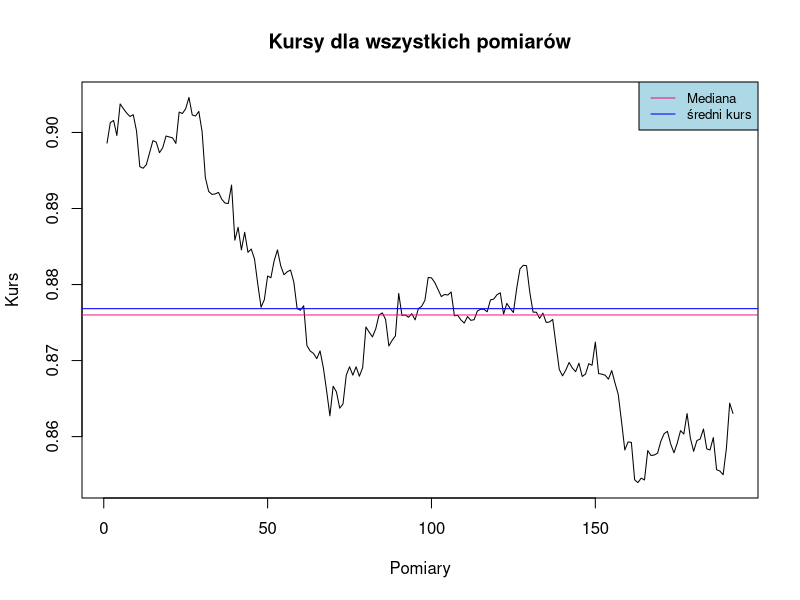
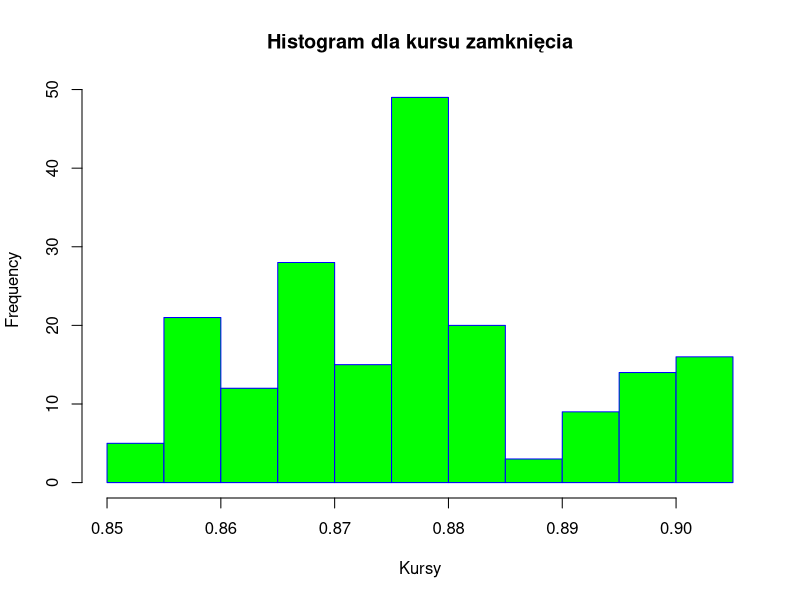
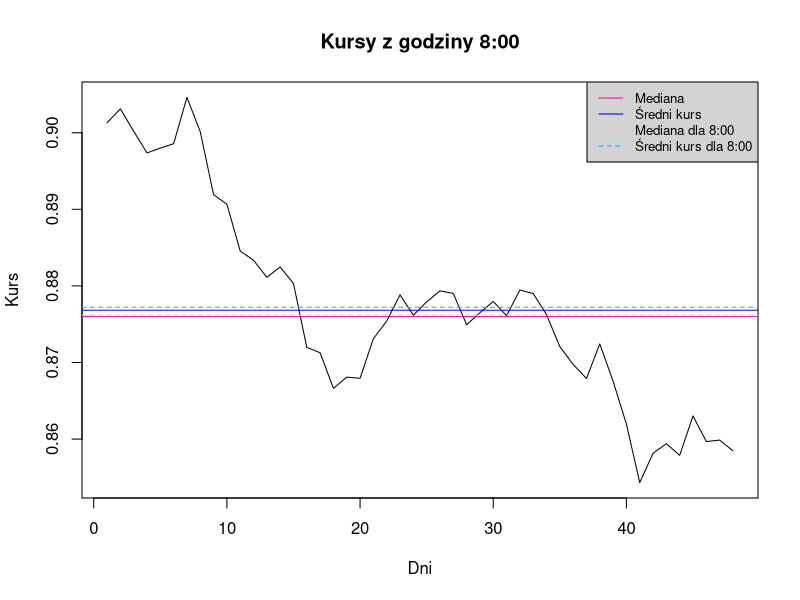
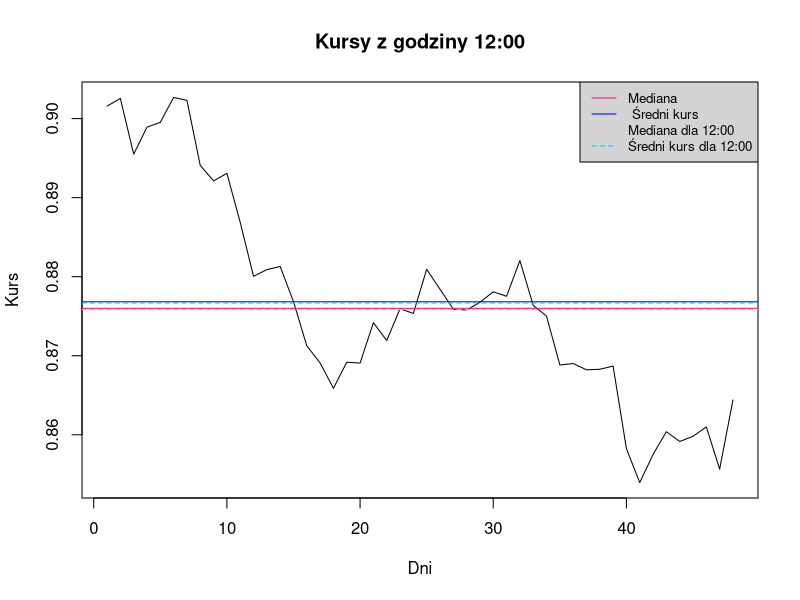
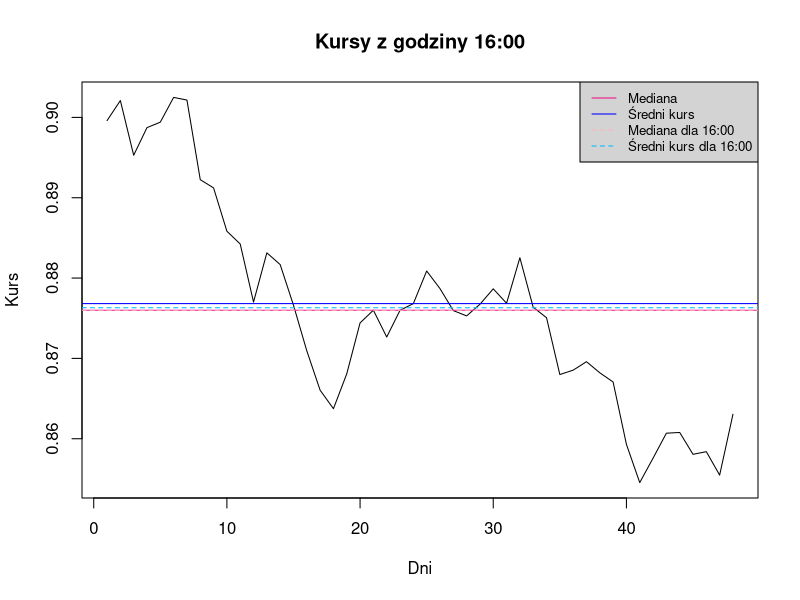
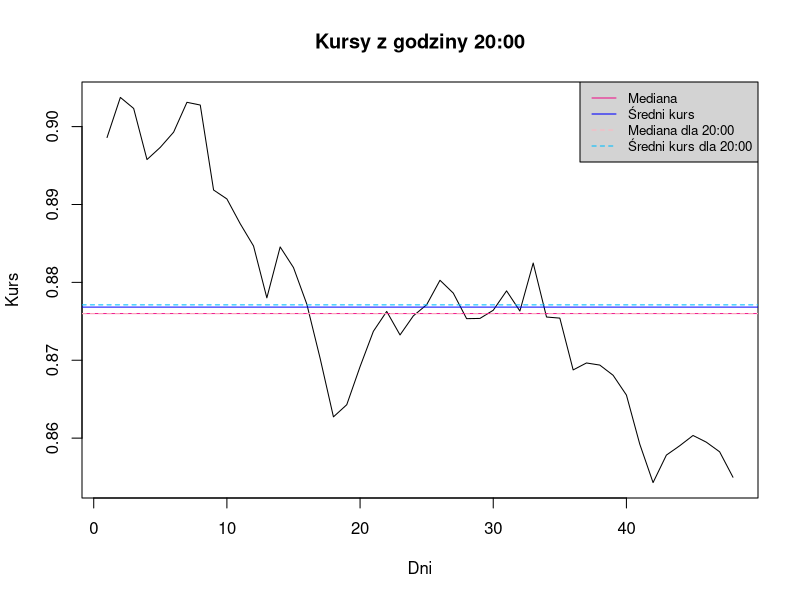
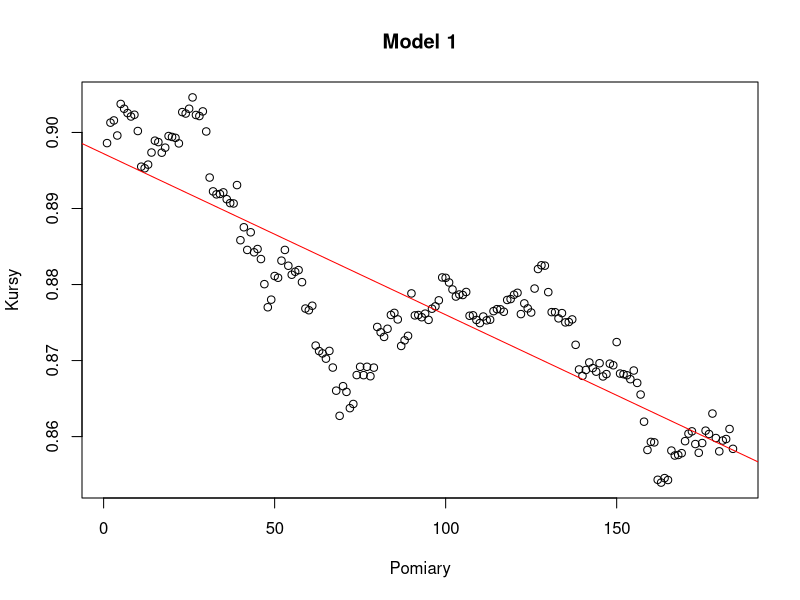
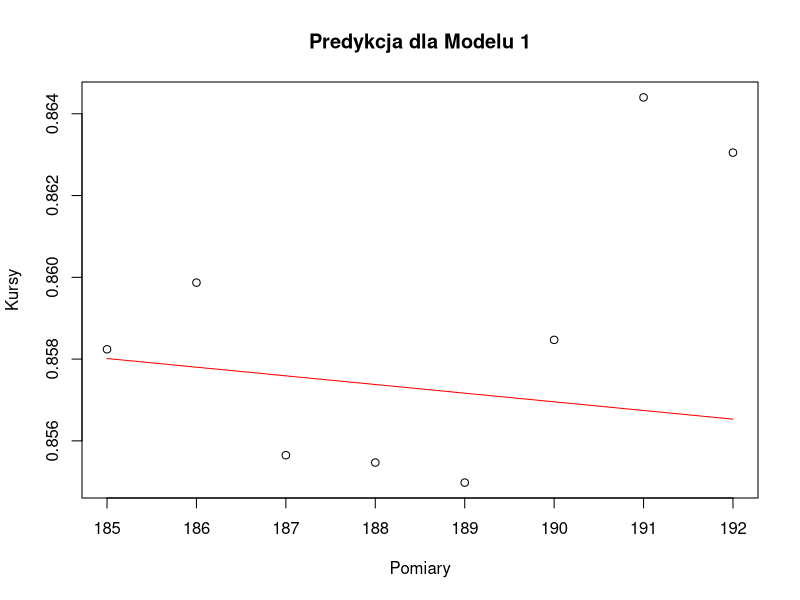

Generate these figures, in order, with R:
## ---- chunk 1
options(max.print = 99999999) 
d<-read.csv2(file="EURGBP.csv", header = TRUE, sep = ";", dec = ".")
d8<-d[d$godzina==80000,]
d12<-d[d$godzina==120000,]
d16<-d[d$godzina==160000,]
d20<-d[d$godzina==200000,]
## ---- chunk 2
summary(d$otwarcie)

## ---- chunk 3
summary(d$zamkniecie)
## ---- chunk 4
plot(1:nrow(d),d$zamkniecie,type = "l",xlab = "Pomiary",ylab = "Kurs",main = "Kursy dla wszystkich pomiarów",col="black")
abline(h=mean(d$zamkniecie),lty=1, col="blue")
abline(h=median(d$zamkniecie),lty=1, col="deeppink2")
legend("topright", legend=c("Mediana", "średni kurs"),
       col=c("deeppink2","blue"), lty=1, cex=0.8,bg='lightblue')
## ---- chunk 5

hist(d$zamkniecie, 
     main="Histogram dla kursu zamknięcia", 
     xlab="Kursy", 
     border="blue", 
     col="green")
## ---- chunk 6
plot(1:nrow(d8),d8$zamkniecie,type = "l",xlab = "Dni",ylab = "Kurs",main = "Kursy z godziny 8:00",col="black")
abline(h=mean(d$zamkniecie),lty=1, col="blue")
abline(h=mean(d8$zamkniecie),lty=2, col="deepskyblue")
abline(h=median(d$zamkniecie),lty=1, col="deeppink2")
abline(h=median(d8$zamkniecie),lty=2, col="lightpink")
legend("topright", legend=c("Mediana", "Średni kurs","Mediana dla 8:00","Średni kurs dla 8:00"),col=c("deeppink2","blue","lightpink","deepskyblue"), lty=c(1,1,2,2), cex=0.8,bg='lightgrey')
## ---- chunk 7
plot(1:nrow(d12),d12$zamkniecie,type = "l",xlab = "Dni",ylab = "Kurs",main = "Kursy z godziny 12:00",col="black")
abline(h=mean(d$zamkniecie),lty=1, col="blue")
abline(h=mean(d12$zamkniecie),lty=2, col="deepskyblue")
abline(h=median(d$zamkniecie),lty=1, col="deeppink2")
abline(h=median(d12$zamkniecie),lty=2, col="lightpink")
legend("topright", legend=c("Mediana", " Średni kurs","Mediana dla 12:00","Średni kurs dla 12:00"),col=c("deeppink2","blue","lightpink","deepskyblue"), lty=c(1,1,2,2), cex=0.8,bg='lightgrey')
## ---- chunk 8
plot(1:nrow(d16),d16$zamkniecie,type = "l",xlab = "Dni",ylab = "Kurs",main = "Kursy z godziny 16:00",col="black")
abline(h=mean(d$zamkniecie),lty=1, col="blue")
abline(h=mean(d16$zamkniecie),lty=2, col="deepskyblue")
abline(h=median(d$zamkniecie),lty=1, col="deeppink2")
abline(h=median(d16$zamkniecie),lty=2, col="lightpink")
legend("topright", legend=c("Mediana", "Średni kurs","Mediana dla 16:00","Średni kurs dla 16:00"),col=c("deeppink2","blue","lightpink","deepskyblue"), lty=c(1,1,2,2), cex=0.8,bg='lightgrey')
## ---- chunk 9
plot(1:nrow(d20),d20$zamkniecie,type = "l",xlab = "Dni",ylab = "Kurs",main = "Kursy z godziny 20:00",col="black")
abline(h=mean(d$zamkniecie),lty=1, col="blue")
abline(h=mean(d20$zamkniecie),lty=2, col="deepskyblue")
abline(h=median(d$zamkniecie),lty=1, col="deeppink2")
abline(h=median(d20$zamkniecie),lty=2, col="lightpink")
legend("topright", legend=c("Mediana", "Średni kurs","Mediana dla 20:00","Średni kurs dla 20:00"),col=c("deeppink2","blue","lightpink","deepskyblue"), lty=c(1,1,2,2), cex=0.8,bg='lightgrey')

## ---- chunk 10
N<-length(d$zamkniecie)
t<-8 
alldata <- data.frame(seq(1:N),d$zamkniecie)
names(alldata)<-c("nr","zamkniecie")
uczacy <- alldata[1:(N-t),]
przew<-alldata[N-t+1:t,]

## ---- chunk 11
plot(uczacy,main="Model 1",xlab="Pomiary",ylab="Kursy")
reg<-lm(zamkniecie~nr,data=uczacy)
abline(reg, col="red")
## ---- chunk 12
summary(reg)
## ---- chunk 13
b<-coef(reg)[1]
a<-coef(reg)[2]
plot(przew, main="Predykcja dla Modelu 1",xlab="Pomiary",ylab="Kursy")
lines(przew$nr,a*przew$nr+b,col="red")
## ---- chunk 14
m<-mean( (przew$zamkniecie - a*przew$nr+b)^2, na.rm = TRUE)
U<-sum((a*przew$nr+b-przew$zamkniecie)^2)/sum((przew$zamkniecie)^2)
## ---- chunk 15
W1<-10
W2<-20
W3<-30
uczacy1<-alldata[(N-t-W1+1):(N-t),]
uczacy2<-alldata[(N-t-W2+1):(N-t),]
uczacy3<-alldata[(N-t-W3+1):(N-t),]
reg1<-lm(uczacy1$zamkniecie~uczacy1$nr)
reg2<-lm(uczacy2$zamkniecie~uczacy2$nr)
reg3<-lm(uczacy3$zamkniecie~uczacy3$nr)
plot(uczacy3,main="Model 2",xlab="Pomiary",ylab="Kursy")
abline(reg1,col="red" )
abline(reg2,col="blue")
abline(reg3,col="pink")
legend("topleft", legend=c("10", "20","30"),col=c("red","blue","pink"), lty=c(1,1,1), cex=0.8,bg='lightgrey')
b1<-coef(reg1)[1]
a1<-coef(reg1)[2]
b2<-coef(reg2)[1]
a2<-coef(reg2)[2]
b3<-coef(reg3)[1]
a3<-coef(reg3)[2]
## ---- chunk 16
plot(przew,main="Predykcja dla Modelu 2",xlab="Pomiary",ylab="Kursy")
lines(przew$nr,a1*przew$nr+b1,col="red")
lines(przew$nr,a2*przew$nr+b2,col="blue")
lines(przew$nr,a3*przew$nr+b3,col="pink")
lines(przew$nr,a*przew$nr+b,col="black")
abline(reg3,col="pink")
legend("topleft", legend=c("10 ", "20 ","30 ","wszystkie pomiary"),col=c("red","blue","pink","black"), lty=c(1,1,1,1), cex=0.8,bg='lightgrey')

## ---- chunk 17
m1<-mean( (przew$zamkniecie - a1*przew$nr+b1)^2, na.rm = TRUE)
m2<-mean( (przew$zamkniecie - a2*przew$nr+b2)^2, na.rm = TRUE)
m3<-mean( (przew$zamkniecie - a3*przew$nr+b3)^2, na.rm = TRUE)

## ---- chunk 18
U1<-sum((a1*przew$nr+b1-przew$zamkniecie)^2)/sum((przew$zamkniecie)^2)
U2<-sum((a2*przew$nr+b2-przew$zamkniecie)^2)/sum((przew$zamkniecie)^2)
U3<-sum((a3*przew$nr+b3-przew$zamkniecie)^2)/sum((przew$zamkniecie)^2)
